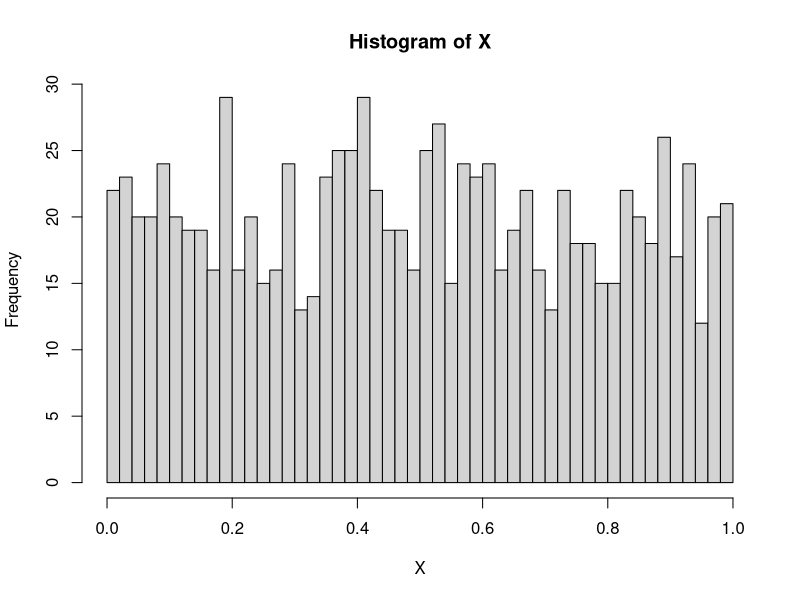
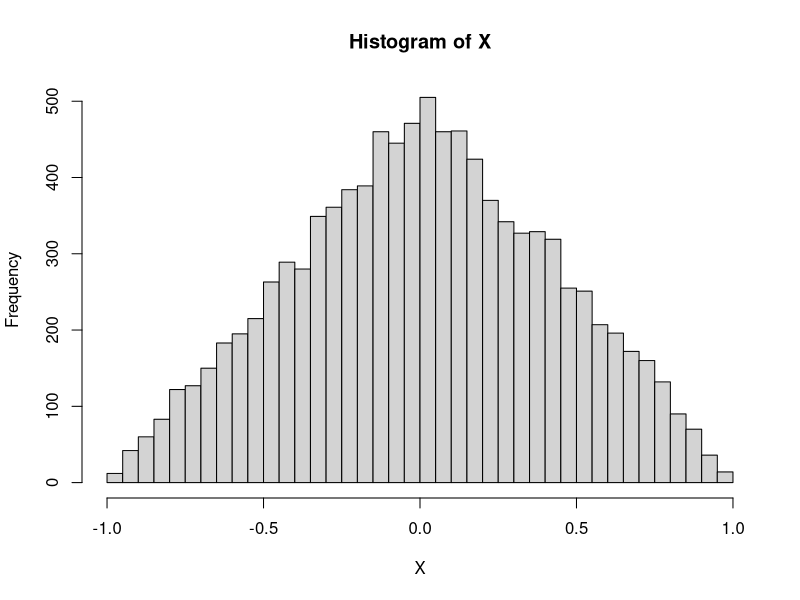
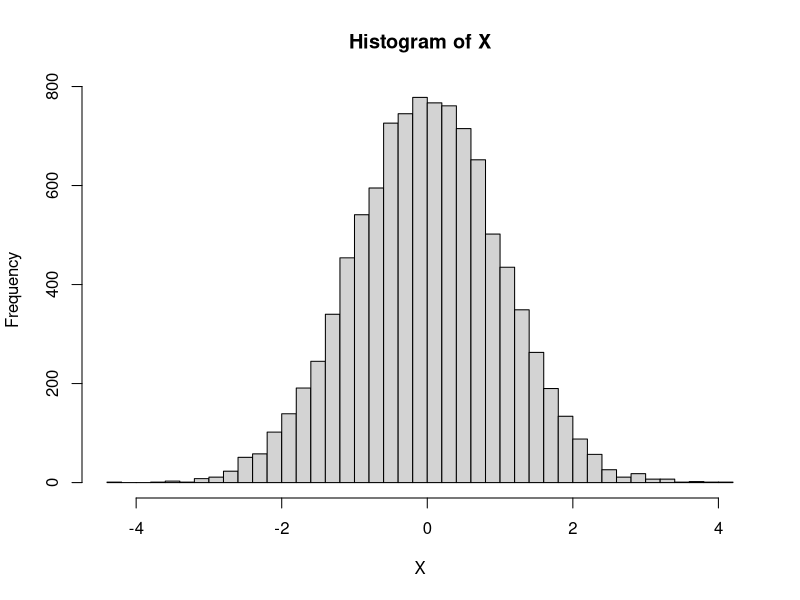

Reproduce these figures in R, in order.
X <- runif(1000);
hist(X, breaks=50);

X <- runif(10000) - runif(10000);
hist(X, breaks=50);

X <- rnorm(10000);
hist(X, breaks=50);
